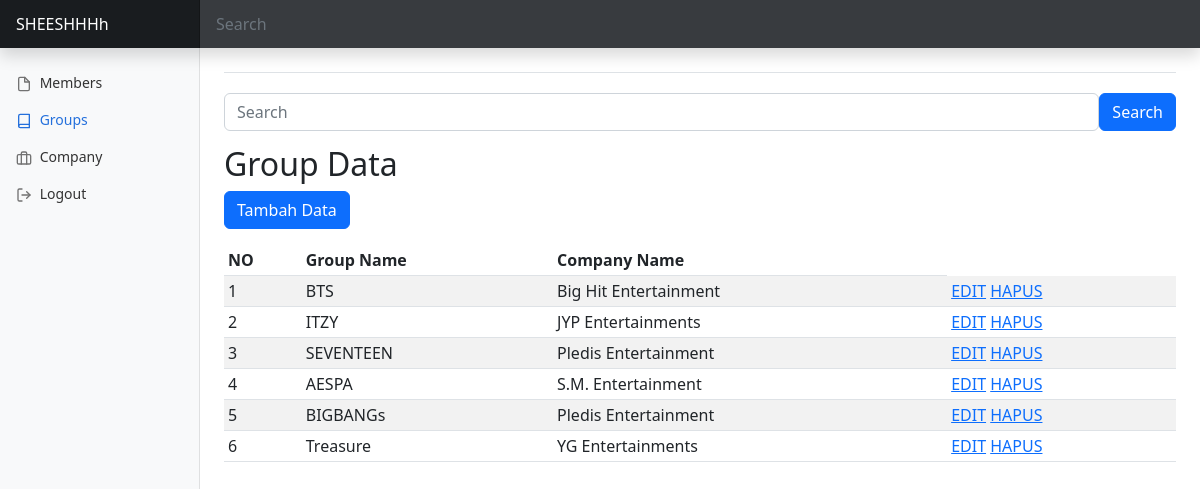
Screenshot of /admin/groups/index.php (signed in) with the database file from the repository.
### tables this page shows
CREATE TABLE `kelompok` (
  `id_group` int(11) NOT NULL,
  `group_name` varchar(255) NOT NULL,
  `company_name` varchar(255) NOT NULL
);

### admin/groups/index.php (the view, shortened to what this page needs)
<html lang="en">
<head>
    <link rel="stylesheet" href="https://cdn.jsdelivr.net/npm/bootstrap@5.2.0-beta1/dist/css/bootstrap.min.css">
    <link href="./../../css/dashboard.css" rel="stylesheet">
</head>
<body>
    <header class="navbar navbar-dark sticky-top bg-dark flex-md-nowrap p-0 shadow">
        <a class="navbar-brand col-md-3 col-lg-2 me-0 px-3 fs-6" href="#">SHEESHHHh</a>
        <input class="form-control form-control-dark w-100 rounded-0 border-0" type="text" placeholder="Search" aria-label="Search">
    </header>
    <div class="container-fluid">
        <div class="row">
            <nav id="sidebarMenu" class="col-md-3 col-lg-2 d-md-block bg-light sidebar collapse">
                <div class="position-sticky pt-3">
                    <ul class="nav flex-column">
                        <li class="nav-item">
                            <a class="nav-link" href="../members/index.php">
                                <span data-feather="file" class="align-text-bottom"></span>
                                Members
                            </a>
                        </li>
                        <li class="nav-item">
                            <a class="nav-link active" href="index.php">
                                <span data-feather="book" class="align-text-bottom"></span>
                                Groups
                            </a>
                        </li>
                        <li class="nav-item">
                            <a class="nav-link" href="../owners/index.php">
                                <span data-feather="briefcase" class="align-text-bottom active"></span>
                                Company
                            </a>
                        </li>
                        <li class="nav-item">
                            <a class="nav-link" href="../logout.php">
                                <span data-feather="log-out" class="align-text-bottom active"></span>
                                Logout
                            </a>
                        </li>
                    </ul>
                </div>
            </nav>
            <main class="col-md-9 ms-sm-auto col-lg-10 px-md-4">
                <div class="d-flex justify-content-between flex-wrap flex-md-nowrap align-items-center pt-3 pb-2 mb-3 border-bottom">
                </div>
                <form class="d-flex" role="search" method="GET" action="index.php">
                    <input class="form-control mt-1 form-control-white" type="text" value="<?php if (isset($_GET['search'])) {
                                                                                                echo $_GET['search'];
                                                                                            } ?>" placeholder="Search" name="search">
                    <button class="btn btn-primary mt-1" type="submit">Search</button>
                </form>
                <h2>Group Data</h2>
                <button type="button" class="btn btn-primary mb-3" data-bs-toggle="modal" data-bs-target="#staticBackdrop">
                    Tambah Data
                </button>
                <div class="table-responsive">
                    <table class="table table-striped table-sm">
                        <thead>
                            <tr>
                                <th scope="col">NO</th>
                                <th scope="col">Group Name</th>
                                <th scope="col">Company Name</th>
                            </tr>
                        </thead>
                        <tbody>
                            <?php
                            include '../../connection.php';
                            $no = 1;
                            if (isset($_GET['search'])) {
                                $search = $_GET['search'];
                                $query = "select * from kelompok where group_name like '%" . $search . "%' OR company_name like '%" . $search . "%' ORDER BY id_group ASC";
                            } else {
                                $query = "SELECT * FROM kelompok ORDER BY id_group ASC";
                            }
                            $data = mysqli_query($mysqli, $query);
                            while ($d = mysqli_fetch_array($data)) {
                            ?>
                                <tr>
                                    <td><?= $no++; ?></td>
                                    <td><?= $d['group_name']; ?></td>
                                    <td><?= $d['company_name']; ?></td>
                                    <td>
                                        <a href="#" data-bs-toggle="modal" data-bs-target="#staticBackdropEdit<?php echo $d['id_group']; ?>">EDIT</a>
                                                        <?php
                                                        include '../../connection.php';
                                                        $id = $d['id_group'];
                                                        $query_edit  = mysqli_query($mysqli, "select * from kelompok where id_group='$id'");
                                                        ?>
                                        <a href="delete.php?id_group=<?= $d['id_group']; ?>" onclick="return confirm('Are you sure ?')">HAPUS</a>
                                    </td>
                                </tr>
                            <?php
                            }
                            ?>
                        </tbody>
                    </table>
                </div>
            </main>
        </div>
    </div>
</body>
</html>

### css/dashboard.css (style rules this page uses)
body { font-size: .875rem; }
.feather { width: 16px; height: 16px; }
.sidebar { position: fixed; top: 0; bottom: 0; left: 0; z-index: 100; padding: 48px 0 0; box-shadow: inset -1px 0 0 rgba(0, 0, 0, .1); }
.sidebar .nav-link { font-weight: 500; color: #333; }
.sidebar .nav-link .feather { margin-right: 4px; color: #727272; }
.sidebar .nav-link.active { color: #2470dc; }
.sidebar .nav-link:hover .feather, .sidebar .nav-link.active .feather { color: inherit; }
.navbar-brand { padding-top: .75rem; padding-bottom: .75rem; background-color: rgba(0, 0, 0, .25); box-shadow: inset -1px 0 0 rgba(0, 0, 0, .25); }
.navbar .form-control { padding: .75rem 1rem; }
.form-control-dark { color: #fff; background-color: rgba(255, 255, 255, .1); border-color: rgba(255, 255, 255, .1); }

### rows the page displays
kelompok: group_name "BTS", company_name "Big Hit Entertainment"
kelompok: group_name "ITZY", company_name "JYP Entertainments"
kelompok: group_name "SEVENTEEN", company_name "Pledis Entertainment"
kelompok: group_name "AESPA", company_name "S.M. Entertainment"
kelompok: group_name "BIGBANGs", company_name "Pledis Entertainment"
kelompok: group_name "Treasure", company_name "YG Entertainments"
